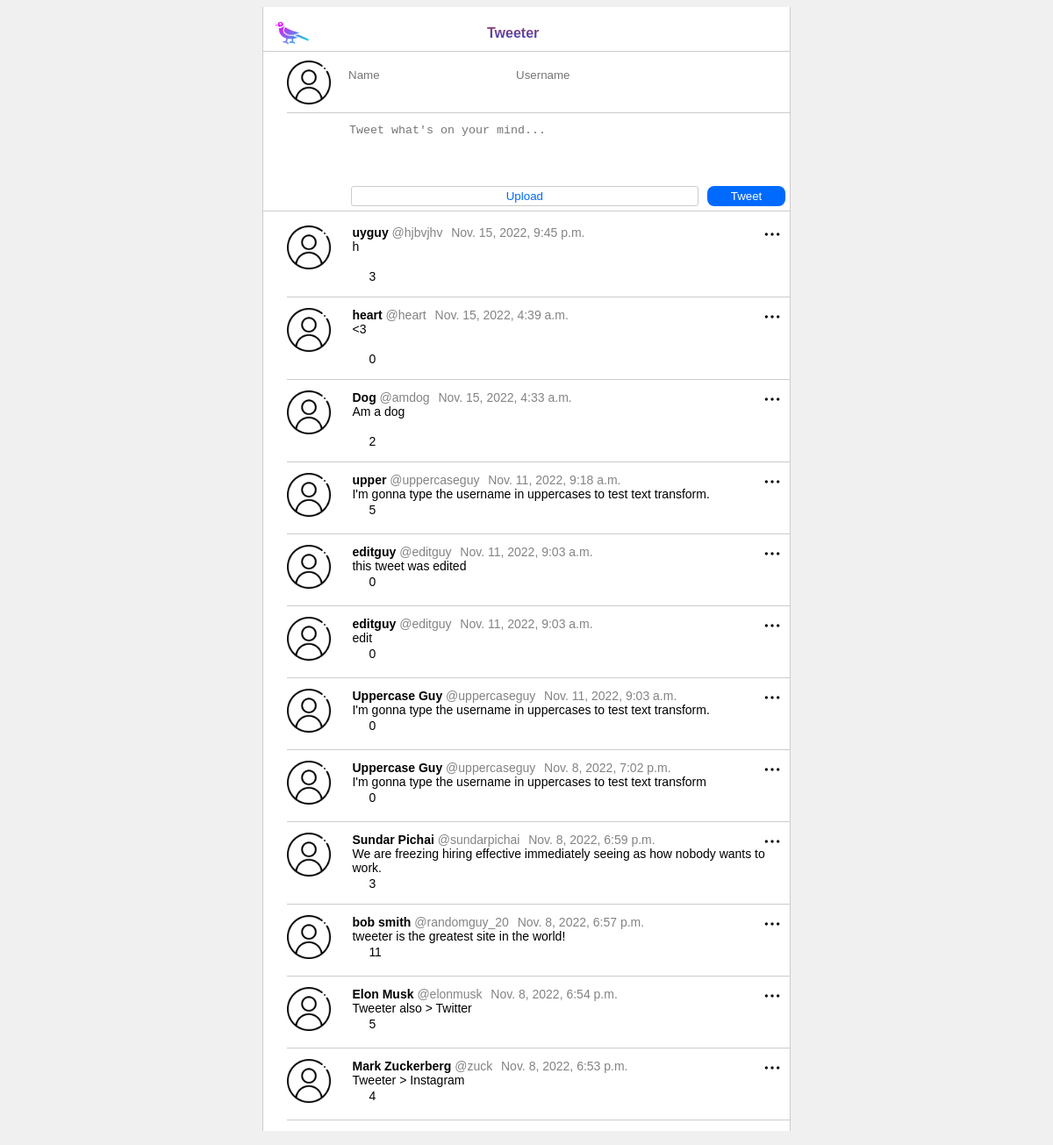
Before: / with the older database file.
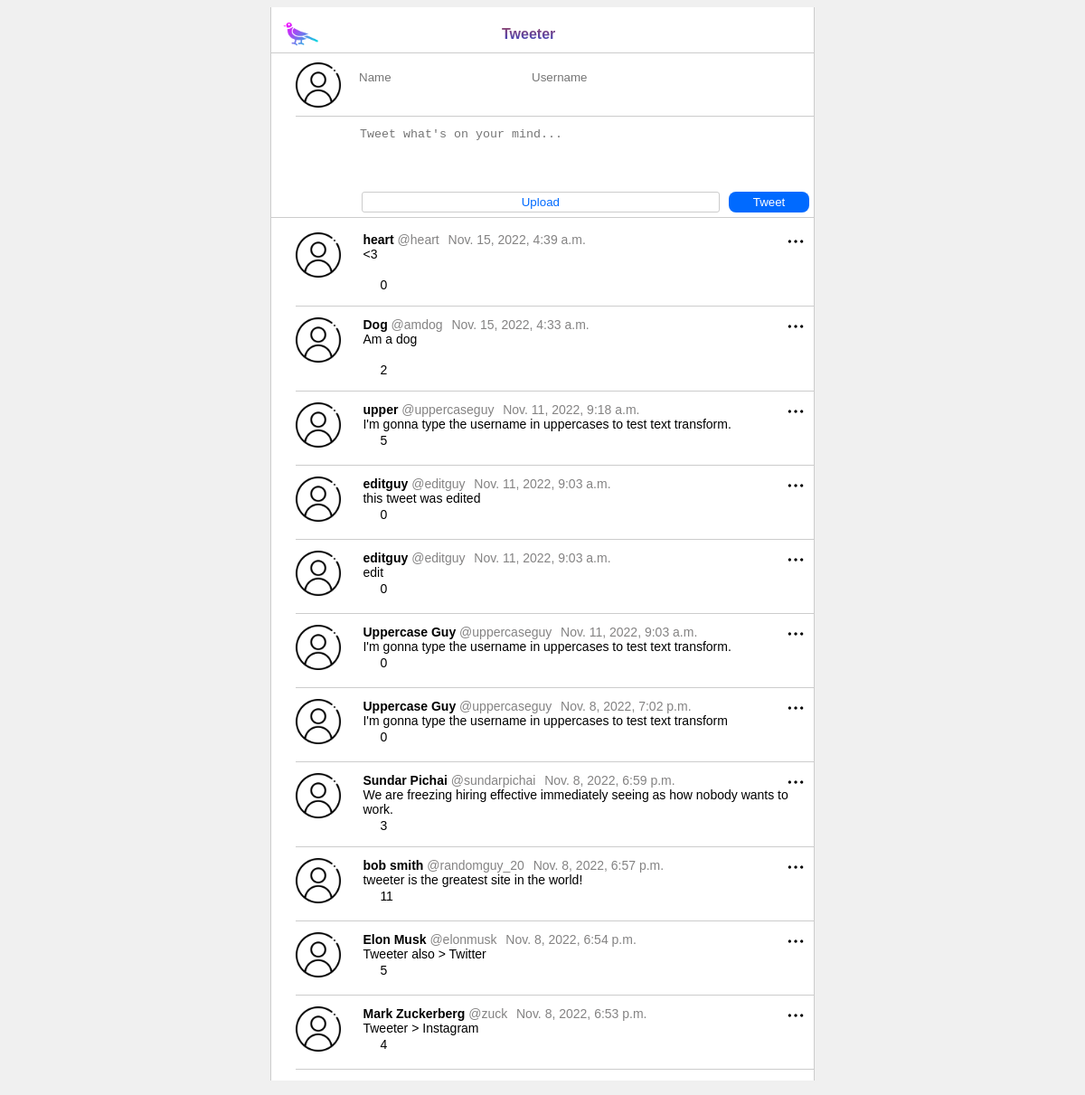
After: the same page with the newer database file.
### home/models.py (models this page shows)
class Post(models.Model):
    class Meta(object):
        db_table = 'post'
    name = models.CharField(
        'Name', blank=False, null=False, max_length=40, db_index=True, default='Anonymous'
    )
    username = models.CharField(
        'Username', blank=False, null=False, max_length=30, db_index=True, default='Anonymous'
    )
    body = models.CharField(
        'Body', blank=True, null=True, max_length=140, db_index=True
    )
    created_at = models.DateTimeField(
        'Created DateTime', blank=True, auto_now_add=True
    )
    likes = models.IntegerField(
        'Likes', blank=True, null=True, db_index=True, default=0
    )
    image = CloudinaryField(
        'image', blank=True, db_index=True
    )

### home/views.py (the view)
# urls.py: path('', views.index, name='index'),
def index(request):
    if request.method == 'POST':
        form = PostForm(request.POST, request.FILES)
        if form.is_valid():
            form.save()
            return HttpResponseRedirect('/')
    posts = Post.objects.all()[:30]
    return render(request, 'home.html', {'posts': posts})

### templates/home.html (shortened to what this page needs)
{% extends 'base.html' %}
{% load static %}
{% load cloudinary %}
{% block content %}
<section class="content">
    <section class="header_post_form">
        <section class="header">
            <div class="tweeter_logo">
                <img src="{% static 'img/bird.png' %}" >
            </div>
            <div class="tweeter_text" id="tweeter_text">
                <h1>Tweeter</h1>
            </div>
        </section>
        <section class="post_form">
            <form action="/" method="POST" enctype="multipart/form-data">
                <div class="profile_pic_name">
                    <div class="profile_pic" id="profile_pic_entry">
                        <img src="{% static 'img/user.png' %}">
                    </div>
                    <input class="name_entry" type="text" name="name" placeholder="Name">
                    <input class="username_entry" type="text" name="username" placeholder="Username">
                </div>
                <textarea name="body" placeholder="Tweet what's on your mind..." maxlength="140" required></textarea>
                <div class="upload_submit">
                    <div class="blank"></div>
                    <button class="custom_button" id="custom_button" type="button">Upload</button>
                    <input class="tweet" name="submit" type="submit" value="Tweet">
                </div>
            </form>
        </section>
    </section>
    <section class="posts">
        <ol class="ordered_list">
            {% for post in posts %}
            <li>
                <img class="menu_icon js-menu-icon" src="{% static 'img/option.png' %}">
                <div class="profile_pic" id="profile_pic_posts">
                    <img src="{% static 'img/user.png' %}">
                </div>
                <div class="name_body">
                    <div class="name_time">
                        <span class="name"> {{ post.name }} </span>
                        <span class="username"> @{{ post.username }} </span>
                        <span class="dot"> <img src="{% static 'img/new-moon.png' %}"> </span>
                        <span class="datetime"> {{ post.created_at }} <br> </span>
                    </div>
                    <div class="body"> {{ post.body }} <br> </div>
                    <div class="likes">
                        <a class="likes_link" href="like/{{ post.id }}">
                            <img class="likes_icon" id="likes_icon" src="{% static 'img/heart.png' %}" >
                        </a>
                        <span class="likes_number"> {{ post.likes }} </span>
                    </div>
                </div>
            </li>
            {% endfor %}
        </ol>
    </section>
</section>
{% endblock %}

### templates/base.html (shortened to what this page needs)
<!DOCTYPE html>
<html lang="en">
<head>
    {% load static %}
    <link href="{% static 'css/style.css' %}" rel="stylesheet">
</head>
<body>
    {% block content %} {{ content }} {% endblock %}
</body>
</html>

### static/css/style.css (style rules this page uses)
body { background-color: #f0f0f0; }
.content { max-width: 600px; height: 100%; margin: 0 auto; border-left: 1px solid #ccc; border-right: 1px solid #ccc; font-family: Arial, Helvetica, sans-serif; background-color: white; }
.header_post_form { top: 0; background-color: white; }
.header { height: 50px; border-bottom: 1px solid #ccc; display: flex; flex-direction: row; }
.header .tweeter_logo img { width: 45px; position: relative; left: 10px; top: 7px; }
.header .tweeter_text { position: relative; left: 35%; background: -webkit-linear-gradient(#ff4400, #0046ff); -webkit-background-clip: text; background-clip: text; -webkit-text-fill-color: transparent; }
.post_form { border-bottom: 1px solid #ccc; position: relative; }
.profile_pic_name { display: flex; flex-direction: row; margin-top: 10px; margin-left: 4.5%; padding-bottom: 5px; border-bottom: 1px solid #ccc; }
#profile_pic_entry { flex-basis: 11%; }
.name_entry { margin-left: 5px; margin-right: 5px; height: 30px; border: none; }
.username_entry { margin-left: 5px; margin-right: 5px; height: 30px; border: none; }
.post_form textarea { width: 80%; margin-top: 10px; margin-left: 16%; margin-right: 5px; border: none; resize: none; outline: none; height: 60px; }
.upload_submit { display: flex; flex-direction: row; }
.blank { flex-basis: 16%; }
.custom_button { background-color: white; color: #006aff; border: 1px solid #ccc; border-radius: 3px; flex-basis: 67%; margin: 5px; padding: 3px; }
.tweet { background-color: #006aff; color: white; border: none; border-radius: 8px; position: relative; margin: 5px; flex-basis: 15%; }
.ordered_list { display: flex; flex-direction: column-reverse; }
ol { padding-left: 4.5%; }
.posts li { display: flex; flex-direction: row; margin-bottom: 12px; padding-bottom: 15px; border-bottom: 1px solid #ccc; position: relative; }
.posts li .menu_icon { width: 20px; position: absolute; right: 10px; }
#profile_pic_posts { flex-basis: 13%; }
.profile_pic img { width: 50px; }
.posts li .name_body { flex-basis: 85%; font-size: 14px; }
.name_time { color: #848383; }
.posts li .name_body .name_time .name { font-weight: bold; color: black; }
.username { text-transform: lowercase; }
.posts li .name_body .name_time .dot img { width: 2px; position: relative; bottom: 3px; color: #848383; z-index: -5; }
.likes_link { text-decoration: none; }
.likes_icon { width: 15px; position: relative; top: 2px; z-index: -5; }

Changed rows visible on the page:
removed Post: name "uyguy", username "hjbvjhv", created_at "Nov. 15, 2022, 9:45 p.m.", body "h", likes "3"
